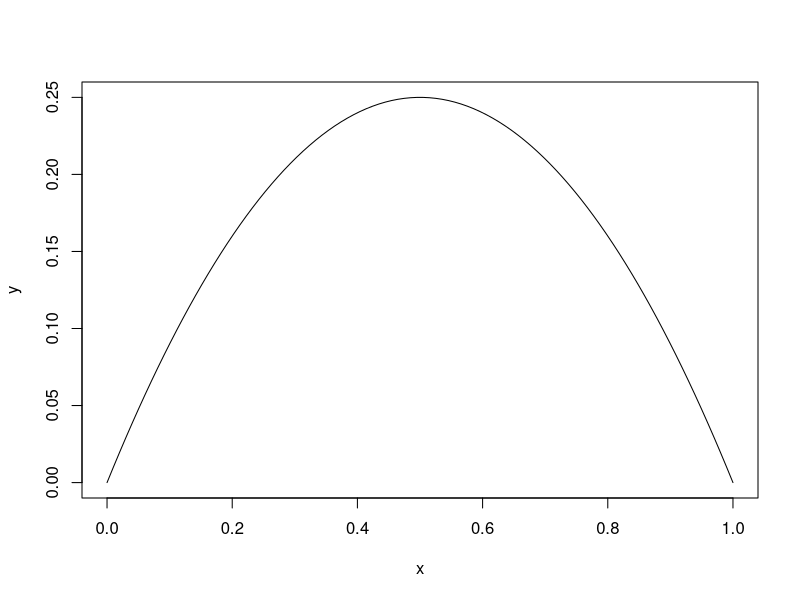

Write R code to recreate this figure.
## ---- chunk 1
knitr::opts_chunk$set(echo = TRUE)
## ---- chunk 2
o = outer(1:6,1:6,FUN = function(x,y){paste0("(",x,",",y,")")})
o
## ---- chunk 3
o[,5]
## ---- chunk 4
o[5,]
## ---- chunk 5
x = seq(0,1,length.out = 100)
y = x * (1-x)

plot(x,y,type = "l")
